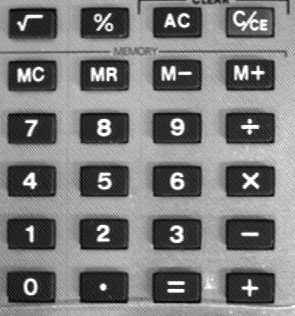
#> input picture ia898-master/data/keyb.tif, 295 x 316 px
$ jupyter execute --allow-errors Aula8.ipynb   (shell and % lines are left out)
#> lines starting #> are read from the running program, lines starting #| are printed output that depends on the picture
# Aula8 - Continuação DFT

## Correção dos Exercícios

### DFT Decompose

[cell 1]
import numpy as np
np.set_printoptions(suppress=True, precision=1)
fw = np.array([200,200,50,50,50,50,200,200])
f = np.array([fw,fw,fw,fw])
print(f)

[cell 2]
F = np.fft.fft2(f)
print(F)

[cell 3]
frestaurado = np.fft.ifft2(F)
print(frestaurado)

[cell 4]
Faux = np.zeros_like(F)
Faux[0,0] = F[0,0]
print(Faux)
fr0 = np.fft.ifft2(Faux)
print(fr0.real)

[cell 5]
Faux = np.zeros_like(F)
Faux[0,1] = F[0,1]
Faux[0,-1] = F[0,-1]
print(Faux)
fr1 = np.fft.ifft2(Faux)
print(fr1.real)

[cell 6]
Faux = np.zeros_like(F)
Faux[0,3] = F[0,3]
Faux[0,-3] = F[0,-3]
print(Faux)
fr3 = np.fft.ifft2(Faux)
print(fr3.real)

[cell 7]
fr = fr0 + fr1 + fr3
print(fr)

[cell 8]
import matplotlib.pyplot as plt
plt.plot(fr3.real[0])
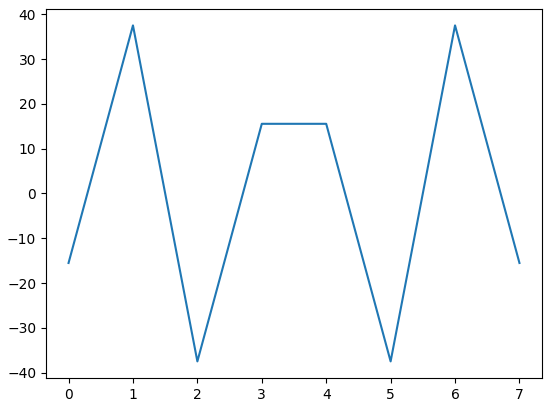
#> figure drawn by matplotlib, 1 panel

[cell 9]
x = np.arange(80)
y = np.cos(2*np.pi*x*3/80)
plt.plot(y)
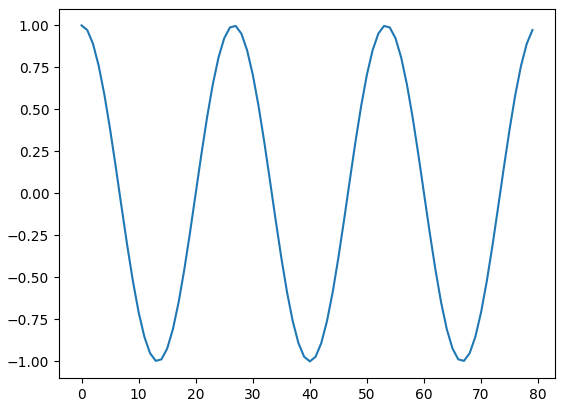
#> figure drawn by matplotlib, 1 panel; curve peaks at x = 0, y = 1

## Aprendizados

- Nunca tirar o valor absoluto do resultado do filtro, para eliminar do resíduo da parte imaginária. Como é esperado que o resultado do filtro seja uma imagem real, e pelo fato de erros de cálculo numérico, o resultado é complexo, com valores imaginários muito próximos a zero. A melhor forma de fazer este resultado ser real é apenas tirar a parte da real: `f.real` e nunca `np.abs(f)`.
- Fazer caso numérico pequeno é sempre importante no aprendizado e para encontrar erros.
- sempre que houver uma borda na imagem, ela dá origem a uma linha no espectro de Fourier e se esta imagem for filtrada de forma ideal, existe um efeito de *ring* (ondulação) na imagem. Não esquecer que a imagem é periódica e muitas vezes este degrau acontece na borda, por exemplo, a parte de baixo da imagem é branca e parte de cima é escura.
- Na filtragem no domínio da frequência é sempre importante verificar se a transformada de Fourier resultante exibe a propriedade do simetria de complexo conjugado.

[cell 10]
import matplotlib.image as mpimg
f = mpimg.imread('../data/keyb.tif')
#> f is the input picture: shape (316, 295); min 0, max 255, mean 123.3
plt.imshow(f[:50,:50],cmap='gray')
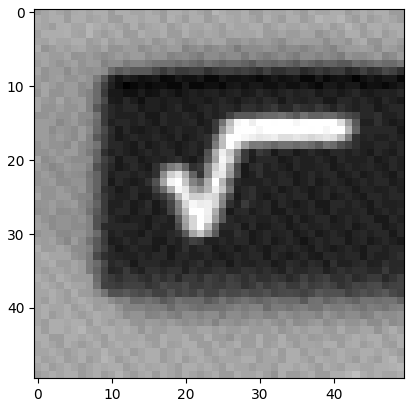
#> figure drawn by matplotlib, 1 panel

[cell 11]
F = np.fft.fft2(f)
H,W = F.shape
#> H = 316; W = 295
import sys,os
sys.path.append('/home/lotufo')
import ia898.src as ia
#> (the rest of this cell did not finish here and is left out)

[cell 12]
x = np.arange(4).reshape(4,1)
A = x.dot(x.T)
print(2**A*1.j)

### Rotação

### Escala

## Implementando a DFT matricialmente

A implementação da DFT é muito fácil de ser feita matricialmente usando a operação matricial de potenciação `a**B` onde `B` é uma matriz. Com isso, evita-se a necessidade de laço explícitopara fazer a soma dos produtos.
A DFT multidimensional pode ser calculada a partir da DFT unidimensional.
Como a implementação matricial tem complexidade proporcional a $N^2$, existe implementação muito famosa denominada FFT Fast Fourier Transform cuja complexidade é proporcional a $ N log(N)$.

## Filtros

## Filtro ideal passa baixas

É feito multipliando-se a transformada de Fourier por uma máscara de multiplicação que elimina (zera) as "telhas" de frequencia menor que (U,V) ciclos na imagem. A ideia é que a imagem resultante só contenha componentes de telhas com períodos menor ou igual a (U,V). Por exemplo poderia ser (10,5).

[cell 13]
plt.imshow(f,cmap='gray')

[cell 14]
F = np.fft.fft2(f)
#> (the rest of this cell did not finish here and is left out)

## Processamento

[cell 15]
U,V = (10,5)
H,W = F.shape
FW = np.zeros_like(F)
FW[0:U,0:V] = 1.
FW[-U:,-V:] = 1.
FW[0:U,-V:] = 1.
FW[-U:,0:V] = 1.
fw = np.fft.ifft2(F * FW)
print((fw.imag).sum())  # cheque para verificar se o resultado é real
#| 4.547473508864641e-13

## Visualização

[cell 16]
plt.imshow(ia.ptrans(np.log(1+ np.abs(F*FW)),(H//2,W//2)),cmap='gray')
#> (this line was passed over: ia898 is not available in this run)

[cell 17]
plt.imshow(fw.real,cmap='gray')
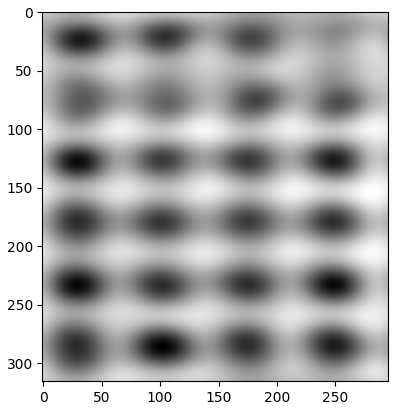
#> figure drawn by matplotlib, 1 panel

$ run again, with ia898-master/data/astablet.tif copied over ia898-master/data/keyb.tif
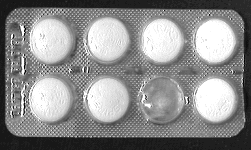
#> input picture ia898-master/data/astablet.tif, 251 x 150 px
#> f is the input picture: shape (150, 251); min 0, max 255, mean 140
#> `[cell 10] import matplotlib.image as mpimg f = mpimg.imread('../data/k..`:
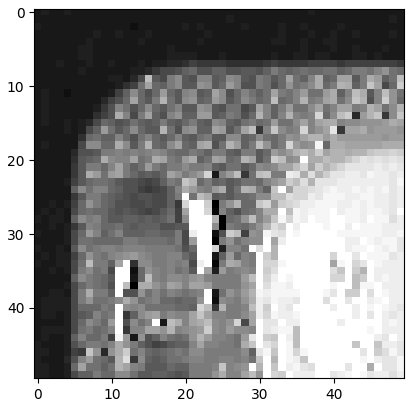
#> figure drawn by matplotlib, 1 panel
#| -4.547473508864641e-12
#> `[cell 17] plt.imshow(fw.real,cmap='gray')`:
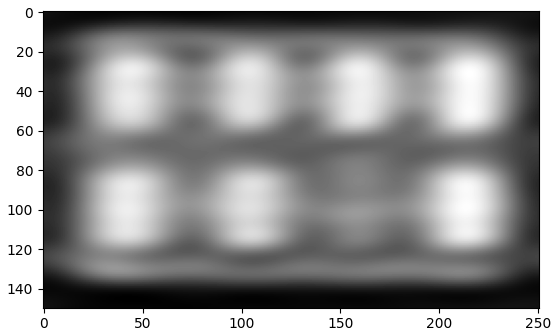
#> figure drawn by matplotlib, 1 panel

$ run again, with ia898-master/data/boat.tif copied over ia898-master/data/keyb.tif
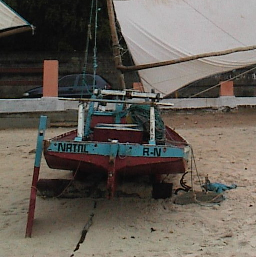
#> input picture ia898-master/data/boat.tif, 256 x 257 px
#> f is the input picture: shape (257, 256, 3); mean R, G, B 101.3, 94.9, 87.4
#> `[cell 10] import matplotlib.image as mpimg f = mpimg.imread('../data/k..`:
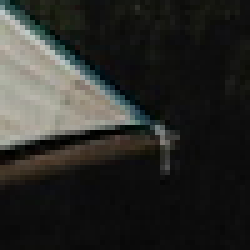
#> shown: shape (50, 50, 3) (shown 5 times larger); mean R, G, B 42.4, 42.8, 39.5
